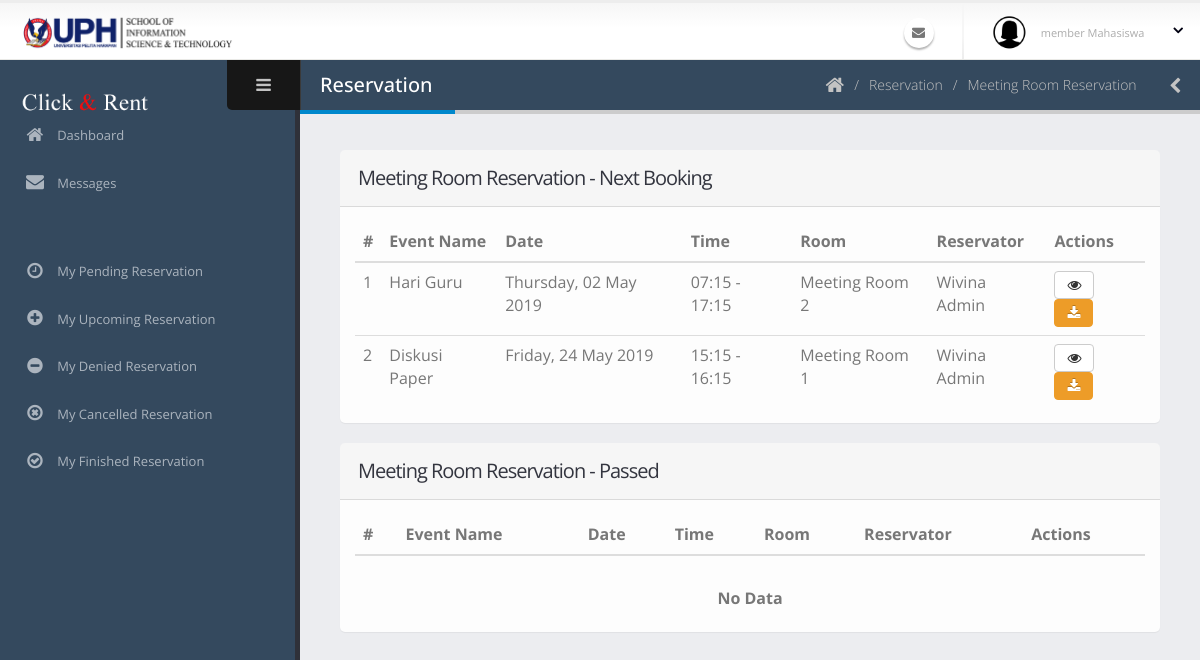
Page /admin/peminjamanAdminMeeting.php on the committed database.
### tables this page shows
CREATE TABLE `peminjaman` (
  `id_peminjaman` varchar(40) NOT NULL COMMENT 'PJ-0',
  `tanggal_peminjaman` date NOT NULL,
  `id_ruangan` varchar(40) NOT NULL,
  `waktu_mulai` time NOT NULL,
  `waktu_selesai` time NOT NULL,
  `id_pengguna` varchar(40) NOT NULL,
  `acara` varchar(70) NOT NULL,
  `jumlah_peserta` int(11) NOT NULL,
  `id_kategoriAcara` int(11) NOT NULL,
  `deskripsi_acara` text NOT NULL,
  `status_peminjaman` int(11) NOT NULL COMMENT '0:TUNGGU APPROVE, 1:APPROVED, 3:SELESAI, 4:TIDAK APPROVE 5:DIBATALKAN 6:TIMEOUT',
  `user_add` varchar(40) NOT NULL,
  `waktu_add` datetime NOT NULL,
  `user_edit` varchar(40) NOT NULL,
  `waktu_edit` datetime NOT NULL,
  `user_delete` varchar(40) NOT NULL,
  `waktu_delete` datetime NOT NULL,
  `status_delete` int(11) NOT NULL
);

CREATE TABLE `ruangan` (
  `id_ruangan` varchar(40) NOT NULL COMMENT 'R-0',
  `nama_ruangan` varchar(60) NOT NULL,
  `jenis_ruangan` int(11) NOT NULL COMMENT '1:LABORATORY, 2: MEETING ROOM',
  `gedung_lantai` varchar(20) NOT NULL,
  `kapasitas` int(11) NOT NULL,
  `deskripsi` text NOT NULL,
  `user_add` varchar(40) NOT NULL,
  `waktu_add` datetime NOT NULL,
  `user_edit` varchar(40) NOT NULL,
  `waktu_edit` datetime NOT NULL,
  `user_delete` varchar(40) NOT NULL,
  `waktu_delete` datetime NOT NULL,
  `status_delete` int(11) NOT NULL
);

CREATE TABLE `pengguna` (
  `id_pengguna` varchar(40) NOT NULL COMMENT 'USER-0',
  `email` varchar(50) NOT NULL,
  `kata_sandi` text NOT NULL,
  `nama_lengkap` varchar(60) NOT NULL,
  `jenis_kelamin` char(1) NOT NULL,
  `tanggal_lahir` date NOT NULL,
  `alamat` text NOT NULL,
  `no_hp` varchar(20) NOT NULL,
  `tanggal_masuk` date NOT NULL,
  `status_pengguna` int(11) NOT NULL COMMENT '1: SUPER ADMIN, 2: ADMIN, 3: MEMBER DOSEN, 4:MEMBER MAHASISWA',
  `status_daftar` int(11) NOT NULL COMMENT '0 =TIDAK AKTIF, 1=MENUNGGU APPROVE, 2=AKTIF, 3=DITOLAK',
  `user_add` varchar(40) NOT NULL,
  `waktu_add` datetime NOT NULL,
  `user_edit` varchar(40) NOT NULL,
  `waktu_edit` datetime NOT NULL,
  `user_delete` varchar(40) NOT NULL,
  `waktu_delete` datetime NOT NULL,
  `status_delete` int(11) NOT NULL
);

### admin/peminjamanAdminMeeting.php (the view, shortened to what this page needs)
<?php include('../koneksi.php'); ?>
<?php include('req/head.php');?>
<?php include('req/header.php');?>
<?php include('req/leftbar.php');?>
	<section role="main" class="content-body">
		<header class="page-header">
			<h2>Reservation</h2>
			<div class="right-wrapper pull-right">
				<ol class="breadcrumbs">
					<li>
						<a href="index.php">
							<i class="fa fa-home"></i>
						</a>
					</li>
                    <li><span>Reservation</span></li>
                    <li><span>Meeting Room Reservation</span></li>
				</ol>
				<a class="sidebar-right-toggle" data-open="sidebar-right"><i class="fa fa-chevron-left"></i></a>
			</div>
		</header>
<section class="panel">
    <header class="panel-heading">
        <h2 class="panel-title">Meeting Room Reservation - Next Booking</h2>
    </header>
    <div class="panel-body">
        <div class="table-responsive">
            <table class="table table-hover mb-none">
                <thead>
                    <tr>
                        <th>#</th>
                        <th>Event Name</th>
                        <th>Date</th>
                        <th>Time</th>
                        <th>Room</th>
                        <th>Reservator</th>
                        <th>Actions</th>
                    </tr>
                </thead>
                <tbody>
                <?php
                        $query = mysqli_query($koneksi, "SELECT * FROM peminjaman join ruangan join pengguna join kategori_acara on kategori_acara.id_kategoriAcara = peminjaman.id_kategoriAcara AND ruangan.id_ruangan = peminjaman.id_ruangan AND pengguna.id_pengguna = peminjaman.id_pengguna WHERE ruangan.jenis_ruangan='2' AND peminjaman.tanggal_peminjaman>=curdate() AND status_peminjaman='1' AND id_peminjaman not in (select id_peminjaman from peminjaman where tanggal_peminjaman=curdate() and waktu_selesai<= curtime()) order by tanggal_peminjaman asc");
                        $no=0;
if(mysqli_num_rows($query)==0){
    ?>
    <td colspan="7" style="text-align:center"><br><b>No Data</b></td>
<?php
}else{
                        while($data=mysqli_fetch_array($query)){
                            $no++;
                            $time = $data['tanggal_peminjaman'];
                            $times = date("l, d F Y",strtotime($time));
                            $mulai = date("H:i",strtotime($data['waktu_mulai']));
                            $selesai = date("H:i",strtotime($data['waktu_selesai']));
                        ?>
                    <tr>
                        <td><?php echo $no ?></td>
                        <td><?php echo $data['acara'] ?></td>
                        <td><?php echo $times ?></td>
                        <td><?php echo $mulai . " - " . $selesai ?></td>
                        <td><?php echo $data['nama_ruangan'] ?></td>
                        <td><?php echo $data['nama_lengkap'] ?></td>
                        <td class=" actions-fade">
                        <a class="modal-with-form btn btn-default" data-toggle="tooltip" data-placement="top" title="Detail" href="#detailpinjamnya<?php echo $data['id_peminjaman'];?>"><i class="fa fa-eye"></i>
                        </a>
                            <a class="btn btn-warning" data-toggle="tooltip" data-placement="top" title="PDF" href="cetakPeminjamanAkanDatang.php?idpinjam=<?php echo $data['id_peminjaman'] ?>" target="_blank" ><i class='fa fa-download' ></i>
                            </a>
                        </td>
                    </tr>
                    <?php }} ?>
                </tbody>
            </table>
        </div>
    </div>
</section>
<section class="panel">
    <header class="panel-heading">
        <h2 class="panel-title">Meeting Room Reservation - Passed</h2>
    </header>
    <div class="panel-body">
        <div class="table-responsive">
            <table class="table table-hover mb-none">
                <thead>
                    <tr>
                        <th>#</th>
                        <th>Event Name</th>
                        <th>Date</th>
                        <th>Time</th>
                        <th>Room</th>
                        <th>Reservator</th>
                        <th>Actions</th>
                    </tr>
                </thead>
                <tbody>
                <?php
                        $query = mysqli_query($koneksi, "SELECT * FROM peminjaman join ruangan join pengguna join kategori_acara on kategori_acara.id_kategoriAcara = peminjaman.id_kategoriAcara AND ruangan.id_ruangan = peminjaman.id_ruangan AND pengguna.id_pengguna = peminjaman.id_pengguna WHERE ruangan.jenis_ruangan='2' AND status_peminjaman='1' AND id_peminjaman not in (select id_peminjaman from peminjaman where tanggal_peminjaman>=curdate()) or id_peminjaman in (select id_peminjaman from peminjaman where waktu_selesai<=curtime() and tanggal_peminjaman=curdate()) and status_peminjaman='1'  order by tanggal_peminjaman desc");
                        $no=0;
if(mysqli_num_rows($query)==0){
    ?>
    <td colspan="7" style="text-align:center"><br><b>No Data</b></td>
<?php
}else{
                        while($data=mysqli_fetch_array($query)){
                            $no++;
                            $time = $data['tanggal_peminjaman'];
                            $times = date("l, d F Y",strtotime($time));
                            $mulai = date("H:i",strtotime($data['waktu_mulai']));
                            $selesai = date("H:i",strtotime($data['waktu_selesai']));
                        ?>
                    <tr>
                        <td><?php echo $no ?></td>
                        <td><?php echo $data['acara'] ?></td>
                        <td><?php echo $times ?></td>
                        <td><?php echo $mulai . " - " . $selesai ?></td>
                        <td><?php echo $data['nama_ruangan'] ?></td>
                        <td><?php echo $data['nama_lengkap'] ?></td>
                        <td class=" actions-fade">
                        <a class="modal-with-form btn btn-default" data-toggle="tooltip" data-placement="top" title="Detail" href="#detailpinjamnya<?php echo $data['id_peminjaman'];?>"><i class="fa fa-eye"></i>
                        </a>
                            <a class="btn btn-warning" data-toggle="tooltip" data-placement="top" title="PDF" href="cetakPeminjamanAkanDatang.php?idpinjam=<?php echo $data['id_peminjaman'] ?>" target="_blank" ><i class='fa fa-download' ></i>
                            </a>
                            <a class="btn btn-success mb-xs mt-xs mr-xs modal-sizes"data-toggle="tooltip" data-placement="top" title="Finish" href="#selesaikan<?php echo $data['id_peminjaman'];?>"><i class='fa fa-flag-checkered'></i></a>
                        </td>
                    </tr>
<div id="selesaikan<?php echo $data['id_peminjaman'];?>" class="modal-block modal-block-sm mfp-hide">
	<section class="panel">
		<header class="panel-heading">
			<h2 class="panel-title">Finish Reservation</h2>
		</header>
		<div class="panel-body">
			<div class="modal-wrapper">
				<div class="modal-text">
					<p>Are you sure that you will finish the reservation with name "<?php echo $data['acara']?>" and reservation code: <?php echo $data['id_peminjaman'] ?> ?</p>
				</div>
			</div>
		</div>
		<footer class="panel-footer">
			<div class="row">
				<div class="col-md-12 text-right">
					<a class="btn btn-primary hapus" href="querySelesaikan.php?id=<?php echo $data['id_peminjaman'];?>">Finish</a>
					<button class="btn btn-default modal-dismiss">Cancel</button>
				</div>
			</div>
		</footer>
	</section>
</div>
<?php include('modalDetailPinjam.php');?>
                    <?php }} ?>
                </tbody>
            </table>
        </div>
    </div>
</section>
<?php include('req/endtitle.php');?>
<?php include('req/script.php');?>

### admin/assets/stylesheets/skins/default.css (style rules this page uses)
a, .btn-link { color: #0088cc; }
body .btn-warning { color: #ffffff; text-shadow: 0 -1px 0 rgba(0, 0, 0, 0.25); background-color: #ed9c28; border-color: #ed9c28; }
.page-header h2 { border-bottom-color: #0088cc; }

### rows in the picture
peminjaman: acara "Hari Guru", tanggal_peminjaman "Thursday, 02 May 2019", waktu_mulai "07:15", waktu_selesai "17:15", id_ruangan.nama_ruangan "Meeting Room 2", id_pengguna.nama_lengkap "Wivina Admin"
peminjaman: acara "Diskusi Paper", tanggal_peminjaman "Friday, 24 May 2019", waktu_mulai "15:15", waktu_selesai "16:15", id_ruangan.nama_ruangan "Meeting Room 1", id_pengguna.nama_lengkap "Wivina Admin"

### other values in the picture
$stat "member Mahasiswa"
